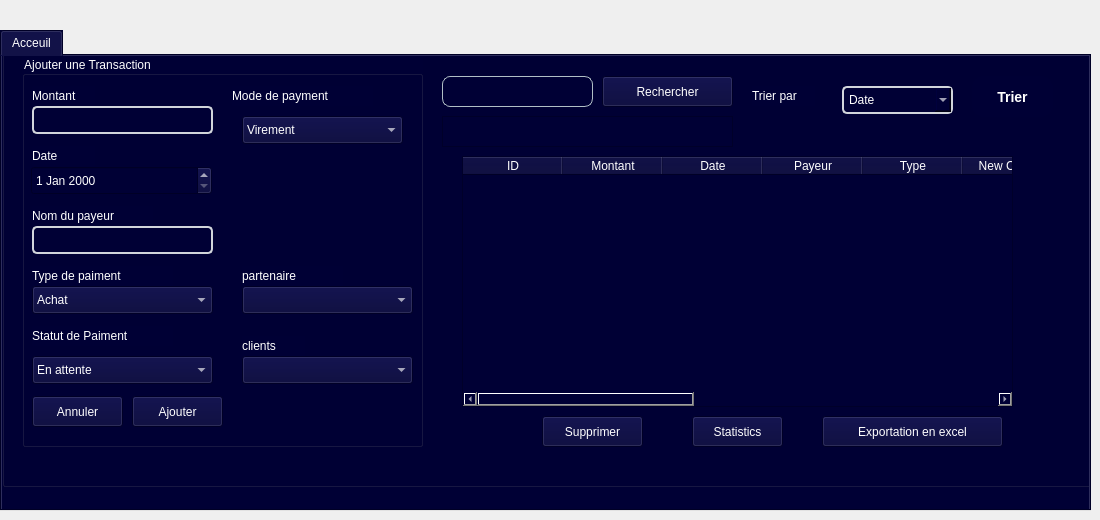
         <widget class="QWidget" name="page_5">
          <widget class="QTabWidget" name="tabWidget_3">
           <property name="geometry">
            <rect>
             <x>0</x>
             <y>30</y>
             <width>1091</width>
             <height>481</height>
            </rect>
           </property>
           <property name="styleSheet">
            <string notr="true">background-color: rgb(0, 0, 53);
color: rgb(255, 255, 255);

selection-background-color: rgb(255, 255, 255);</string>
           </property>
           <property name="currentIndex">
            <number>0</number>
           </property>
           <widget class="QWidget" name="tab_9">
            <attribute name="title">
             <string>Acceuil</string>
            </attribute>
            <widget class="QGroupBox" name="groupBox_6">
             <property name="geometry">
              <rect>
               <x>0</x>
               <y>-40</y>
               <width>1091</width>
               <height>471</height>
              </rect>
             </property>
             <property name="styleSheet">
              <string notr="true">background-color: rgb(0, 0, 53);
color: rgb(255, 255, 255);
font: 10pt &quot;Arial&quot;;
selection-background-color: rgb(255, 255, 255);</string>
             </property>
             <property name="title">
              <string>GroupBox</string>
             </property>
             <widget class="QGroupBox" name="groupBoxTransaction">
              <property name="geometry">
               <rect>
                <x>20</x>
                <y>40</y>
                <width>401</width>
                <height>391</height>
               </rect>
              </property>
              <property name="title">
               <string>Ajouter une Transaction</string>
              </property>
              <widget class="QLineEdit" name="lineEdit1Transaction">
               <property name="geometry">
                <rect>
                 <x>10</x>
                 <y>50</y>
                 <width>181</width>
                 <height>28</height>
                </rect>
               </property>
               <property name="styleSheet">
                <string notr="true">QLineEdit, QComboBox {

    border: 2px solid #D1D5DB;
    border-radius: 5px;
    padding: 5px;
}
QLineEdit:focus, QComboBox:focus {
    border: 2px solid #3B82F6;
}

</string>
               </property>
              </widget>
              <widget class="QLineEdit" name="lineEdit_3Transaction">
               <property name="geometry">
                <rect>
                 <x>10</x>
                 <y>170</y>
                 <width>181</width>
                 <height>28</height>
                </rect>
               </property>
               <property name="styleSheet">
                <string notr="true">QLineEdit, QComboBox {
  
    border: 2px solid #D1D5DB;
    border-radius: 5px;
    padding: 5px;
}
QLineEdit:focus, QComboBox:focus {
    border: 2px solid #3B82F6;
}

</string>
               </property>
              </widget>
              <widget class="QLabel" name="label1Transaction">
               <property name="geometry">
                <rect>
                 <x>10</x>
                 <y>30</y>
                 <width>63</width>
                 <height>20</height>
                </rect>
               </property>
               <property name="text">
                <string>Montant</string>
               </property>
              </widget>
              <widget class="QLabel" name="label_2Transaction">
               <property name="geometry">
                <rect>
                 <x>10</x>
                 <y>90</y>
                 <width>63</width>
                 <height>20</height>
                </rect>
               </property>
               <property name="text">
                <string>Date</string>
               </property>
              </widget>
              <widget class="QLabel" name="label_3Transaction">
               <property name="geometry">
                <rect>
                 <x>10</x>
                 <y>150</y>
                 <width>121</width>
                 <height>20</height>
                </rect>
               </property>
               <property name="text">
                <string>Nom du payeur</string>
               </property>
              </widget>
              <widget class="QLabel" name="label_4Transaction">
               <property name="geometry">
                <rect>
                 <x>10</x>
                 <y>210</y>
                 <width>141</width>
                 <height>20</height>
                </rect>
               </property>
               <property name="text">
                <string>Type de paiment</string>
               </property>
              </widget>
              <widget class="QLabel" name="labelPartenaire">
               <property name="geometry">
                <rect>
                 <x>10</x>
                 <y>270</y>
                 <width>141</width>
                 <height>20</height>
                </rect>
               </property>
               <property name="text">
                <string>Partenaire</string>
               </property>
              </widget>
              <widget class="QPushButton" name="pushButton_1Transaction">
               <property name="geometry">
                <rect>
                 <x>10</x>
                 <y>340</y>
                 <width>91</width>
                 <height>31</height>
                </rect>
               </property>
               <property name="styleSheet">
                <string notr="true">
QPushButton {
    border-image: linear-gradient(to bottom, #8B2BE2, #2196F3) 1; /* Purple to Blue */
}


</string>
               </property>
               <property name="text">
                <string>Annuler</string>
               </property>
               <property name="icon">
                <iconset theme="QIcon::ThemeIcon::EditClear"/>
               </property>
              </widget>
              <widget class="QPushButton" name="pushButton_2Transaction">
               <property name="geometry">
                <rect>
                 <x>110</x>
                 <y>340</y>
                 <width>91</width>
                 <height>31</height>
                </rect>
               </property>
               <property name="styleSheet">
                <string notr="true">
QPushButton {
    border-image: linear-gradient(to bottom, #8B2BE2, #2196F3) 1; /* Purple to Blue */
}

</string>
               </property>
               <property name="text">
                <string>Ajouter</string>
               </property>
               <property name="icon">
                <iconset theme="QIcon::ThemeIcon::ListAdd"/>
               </property>
              </widget>
              <widget class="QLabel" name="label_5Transaction">
               <property name="geometry">
                <rect>
                 <x>10</x>
                 <y>270</y>
                 <width>131</width>
                 <height>20</height>
                </rect>
               </property>
               <property name="text">
                <string>Statut de Paiment</string>
               </property>
              </widget>
              <widget class="QDateEdit" name="dateEditTransaction">
               <property name="geometry">
                <rect>
                 <x>9</x>
                 <y>110</y>
                 <width>181</width>
                 <height>29</height>
                </rect>
               </property>
               <property name="styleSheet">
                <string notr="true">QLineEdit, QComboBox {
    background-color: white;
    border: 2px solid #D1D5DB;
    border-radius: 5px;
    padding: 5px;
}
QLineEdit:focus, QComboBox:focus {
    border: 2px solid #3B82F6;
}
</string>
               </property>
              </widget>
              <widget class="QComboBox" name="comboBox1Transaction">
               <property name="geometry">
                <rect>
                 <x>10</x>
                 <y>230</y>
                 <width>181</width>
                 <height>28</height>
                </rect>
               </property>
               <item>
                <property name="text">
                 <string>Achat</string>
                </property>
               </item>
               <item>
                <property name="text">
                 <string>Vente</string>
                </property>
               </item>
              </widget>
              <widget class="QComboBox" name="comboBox_2Transaction">
               <property name="geometry">
                <rect>
                 <x>10</x>
                 <y>300</y>
                 <width>181</width>
                 <height>28</height>
                </rect>
               </property>
               <item>
                <property name="text">
                 <string>En attente</string>
                </property>
               </item>
               <item>
                <property name="text">
                 <string>Effectué</string>
                </property>
               </item>
               <item>
                <property name="text">
                 <string>Échoué</string>
                </property>
               </item>
              </widget>
              <widget class="QLabel" name="label_40">
               <property name="geometry">
                <rect>
                 <x>210</x>
                 <y>30</y>
                 <width>141</width>
                 <height>20</height>
                </rect>
               </property>
               <property name="text">
                <string>Mode de payment</string>
               </property>
              </widget>
              <widget class="QComboBox" name="comboBox_modepaiment">
               <property name="geometry">
                <rect>
                 <x>220</x>
                 <y>60</y>
                 <width>161</width>
                 <height>28</height>
                </rect>
               </property>
               <item>
                <property name="text">
                 <string>Virement</string>
                </property>
               </item>
               <item>
                <property name="text">
                 <string>Espece</string>
                </property>
               </item>
               <item>
                <property name="text">
                 <string>Chaque</string>
                </property>
               </item>
              </widget>
              <widget class="QComboBox" name="comboBox_7_tran_part">
               <property name="geometry">
                <rect>
                 <x>220</x>
                 <y>230</y>
                 <width>171</width>
                 <height>28</height>
                </rect>
               </property>
              </widget>
              <widget class="QComboBox" name="comboBox_8_tran_client">
               <property name="geometry">
                <rect>
                 <x>220</x>
                 <y>300</y>
                 <width>171</width>
                 <height>28</height>
                </rect>
               </property>
              </widget>
              <widget class="QLabel" name="label_39">
               <property name="geometry">
                <rect>
                 <x>220</x>
                 <y>210</y>
                 <width>101</width>
                 <height>20</height>
                </rect>
               </property>
               <property name="text">
                <string>partenaire</string>
               </property>
              </widget>
              <widget class="QLabel" name="label_41">
               <property name="geometry">
                <rect>
                 <x>220</x>
                 <y>280</y>
                 <width>63</width>
                 <height>20</height>
                </rect>
               </property>
               <property name="text">
                <string>clients</string>
               </property>
              </widget>
             </widget>
             <widget class="QLineEdit" name="lineEdit_5Transaction">
              <property name="geometry">
               <rect>
                <x>440</x>
                <y>60</y>
                <width>151</width>
                <height>31</height>
               </rect>
              </property>
              <property name="styleSheet">
               <string notr="true">QLineEdit {

    border-radius: 8px;
    padding: 8px;
    border: 1px solid #B0BEC5;
    font-size: 14px;
}
</string>
              </property>
             </widget>
             <widget class="QPushButton" name="pushButton_3Transaction">
              <property name="geometry">
               <rect>
                <x>600</x>
                <y>60</y>
                <width>131</width>
                <height>31</height>
               </rect>
              </property>
              <property name="styleSheet">
               <string notr="true"/>
              </property>
              <property name="text">
               <string>Rechercher</string>
              </property>
             </widget>
             <widget class="QLabel" name="label_6Transaction">
              <property name="geometry">
               <rect>
                <x>750</x>
                <y>70</y>
                <width>63</width>
                <height>20</height>
               </rect>
              </property>
              <property name="styleSheet">
               <string notr="true">QPushButton {
    background: linear-gradient(to right, #00B8D4, #3F51B5);
    border-radius: 12px;
    padding: 10px 20px;
    color: white;
    font-weight: bold;
    border: none;
}
QPushButton:hover {
    background: linear-gradient(to right, #00B8D4, #1E88E5);
    transform: scale(1.05);
    box-shadow: 0px 4px 10px rgba(0, 0, 0, 0.2);
}
</string>
              </property>
              <property name="text">
               <string>Trier par</string>
              </property>
             </widget>
             <widget class="QComboBox" name="comboBox_3Transaction">
              <property name="geometry">
               <rect>
                <x>840</x>
                <y>70</y>
                <width>111</width>
                <height>28</height>
               </rect>
              </property>
              <property name="styleSheet">
               <string notr="true">QLineEdit, QComboBox {
  
    border: 2px solid #D1D5DB;
    border-radius: 5px;
    padding: 5px;
}
QLineEdit:focus, QComboBox:focus {
    border: 2px solid #3B82F6;
}
</string>
              </property>
              <item>
               <property name="text">
                <string>Date</string>
               </property>
              </item>
              <item>
               <property name="text">
                <string>Montant</string>
               </property>
              </item>
              <item>
               <property name="text">
                <string>Type</string>
               </property>
              </item>
              <item>
               <property name="text">
                <string>Statut</string>
               </property>
              </item>
             </widget>
             <widget class="QPushButton" name="pushButton_4Transaction">
              <property name="geometry">
               <rect>
                <x>970</x>
                <y>60</y>
                <width>81</width>
                <height>41</height>
               </rect>
              </property>
              <property name="styleSheet">
               <string notr="true">QPushButton {
    background: linear-gradient(to right, #3F51B5, #00B8D4);
    color: white;
    border-radius: 12px;
    padding: 10px;
    font-size: 14px;
    font-weight: bold;
}
QPushButton:hover {
    background: linear-gradient(to right, #8E24AA, #303F9F);
}
</string>
              </property>
              <property name="text">
               <string>Trier</string>
              </property>
             </widget>
             <widget class="QPushButton" name="pushButton_5">
              <property name="geometry">
               <rect>
                <x>820</x>
                <y>400</y>
                <width>181</width>
                <height>31</height>
               </rect>
              </property>
              <property name="text">
               <string>Exportation en excel</string>
              </property>
              <property name="icon">
               <iconset theme="QIcon::ThemeIcon::DocumentNew"/>
              </property>
             </widget>
             <widget class="QTableWidget" name="tableViewAFFICHELIST_3">
              <property name="geometry">
               <rect>
                <x>460</x>
                <y>140</y>
                <width>551</width>
                <height>251</height>
               </rect>
              </property>
              <property name="styleSheet">
               <string notr="true">color: rgb(255, 255, 255);
font: 10pt &quot;Arial&quot;;
alternate-background-color: rgb(0, 0, 50);
gridline-color: rgb(46, 46, 93);</string>
              </property>
              <property name="autoScroll">
               <bool>true</bool>
              </property>
              <property name="tabKeyNavigation">
               <bool>true</bool>
              </property>
              <property name="dragEnabled">
               <bool>false</bool>
              </property>
              <property name="dragDropOverwriteMode">
               <bool>true</bool>
              </property>
              <property name="defaultDropAction">
               <enum>Qt::DropAction::ActionMask</enum>
              </property>
              <property name="alternatingRowColors">
               <bool>true</bool>
              </property>
              <property name="selectionMode">
               <enum>QAbstractItemView::SelectionMode::ExtendedSelection</enum>
              </property>
              <property name="textElideMode">
               <enum>Qt::TextElideMode::ElideNone</enum>
              </property>
              <property name="columnCount">
               <number>12</number>
              </property>
              <column>
               <property name="text">
                <string>ID</string>
               </property>
              </column>
              <column>
               <property name="text">
                <string>Montant</string>
               </property>
              </column>
              <column>
               <property name="text">
                <string>Date</string>
               </property>
              </column>
              <column>
               <property name="text">
                <string>Payeur</string>
               </property>
              </column>
              <column>
               <property name="text">
                <string>Type</string>
               </property>
              </column>
              <column>
               <property name="text">
                <string>New Column</string>
               </property>
              </column>
              <column>
               <property name="text">
                <string>Mode </string>
               </property>
              </column>
              <column/>
              <column/>
              <column/>
              <column/>
              <column/>
             </widget>
             <widget class="QPushButton" name="pushButton_8">
              <property name="geometry">
               <rect>
                <x>540</x>
                <y>400</y>
                <width>101</width>
                <height>31</height>
               </rect>
              </property>
              <property name="text">
               <string>Supprimer</string>
              </property>
              <property name="icon">
               <iconset theme="QIcon::ThemeIcon::EditDelete"/>
              </property>
             </widget>
             <widget class="QPushButton" name="pushButton_9_Transaction">
              <property name="geometry">
               <rect>
                <x>690</x>
                <y>400</y>
                <width>91</width>
                <height>31</height>
               </rect>
              </property>
              <property name="text">
               <string>Statistics</string>
              </property>
             </widget>
             <widget class="QTextBrowser" name="textBrowser_transaction">
              <property name="geometry">
               <rect>
                <x>440</x>
                <y>100</y>
                <width>291</width>
                <height>31</height>
               </rect>
              </property>
             </widget>
            </widget>
           </widget>
          </widget>
         </widget>
